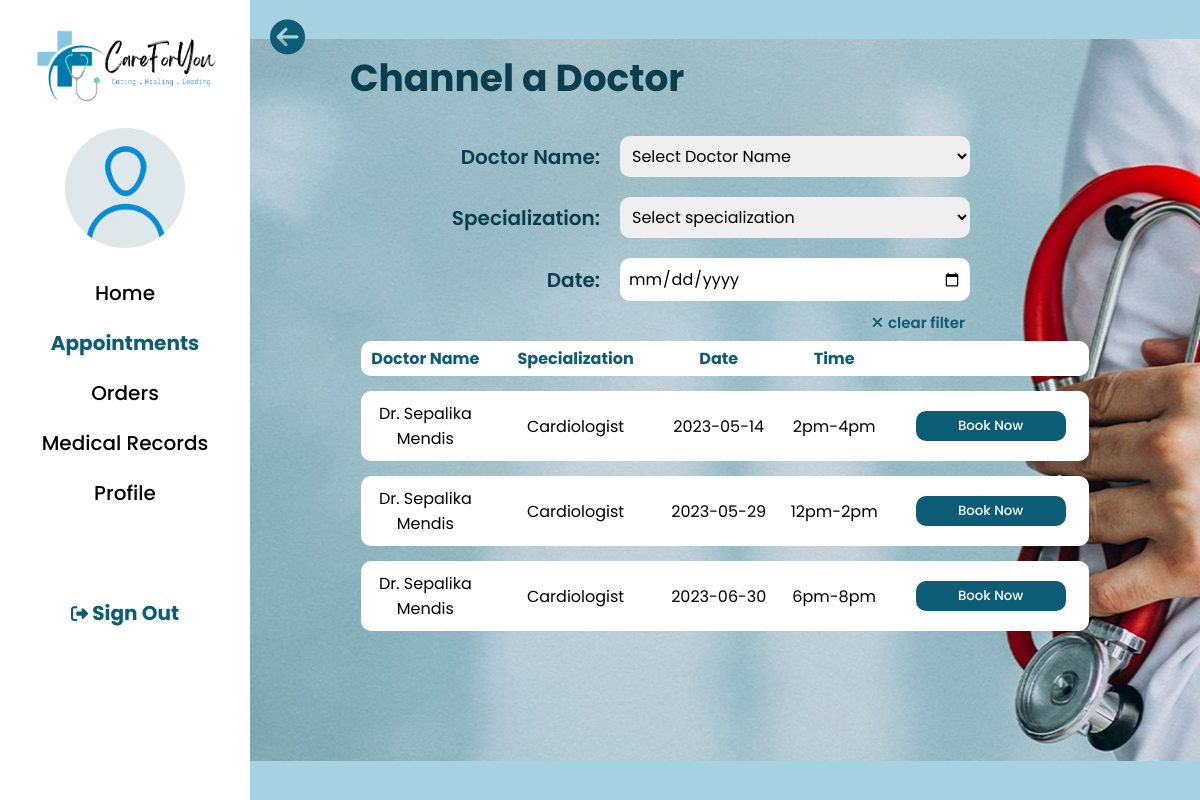
Page /patient/patient_makedocappointment.php (signed in) on the committed database.
### tables this page shows
CREATE TABLE `tbl_docsession` (
  `session_id` int(11) NOT NULL,
  `doctor_id` int(100) NOT NULL,
  `date` date NOT NULL,
  `time_slot` varchar(100) NOT NULL,
  `room_no` varchar(100) NOT NULL,
  `assistant_id` int(11) NOT NULL,
  `created_at` timestamp NOT NULL DEFAULT current_timestamp(),
  `no_of_appointment` int(11) NOT NULL DEFAULT 0,
  `status` int(11) NOT NULL DEFAULT 0
);

CREATE TABLE `tbl_doctor` (
  `doctor_id` int(100) NOT NULL,
  `doc_name` text NOT NULL,
  `contact_number` int(100) NOT NULL,
  `SLMC_number` varchar(50) NOT NULL,
  `charge` varchar(100) NOT NULL,
  `specialization` varchar(255) NOT NULL,
  `userid` varchar(10) NOT NULL,
  `nic` varchar(12) NOT NULL,
  `profile_picture` varchar(255) NOT NULL DEFAULT 'user.png'
);

### patient/patient_makedocappointment.php (the view, shortened to what this page needs)
<?php include('../config/constants.php')?>
<?php
    $sql3 = "SELECT * FROM tbl_docsession INNER JOIN tbl_doctor ON tbl_docsession.doctor_id = tbl_doctor.doctor_id";
    $result3 = mysqli_query($conn,$sql3);
?>
<!DOCTYPE html>
<html lang="en">
  <head>
    <link rel="stylesheet" href="../css/patient.css" />
  </head>
  <body>
    <div class="main-div">
      <div class="home-left">
        <div class="nav-logo">
          <a href="./patient_home.php">
            <img src="../images/logo.png" alt="logo" />
          </a>
        </div>
        <div class="profile-image">
          <img src="../images/user.png" alt="profile-image" />
        </div>
        <div class="nav-links">
          <a href="./patient_home.php">Home</a>
          <a href="./patient_appointments.php"  style="color: #0c5c75; font-weight: bold">Appointments</a>
          <a href="./patient_pharmorders.php">Orders</a>
          <a href="./patient_medicalrecords.php">Medical Records</a>
          <a href="./patient_viewprofile.php">Profile</a>
        </div>
        <div class="signout"><a href="../logout.php"><i class="fa-solid fa-right-from-bracket"></i> Sign Out </a></div>
      </div>
      <div class="home-right">
        <div class="content">
        <div class="back" onclick="location.href='patient_docappointments.php'">
          <i class="fa-solid fa-circle-arrow-left" style="font-size: 35px;"></i>
        </div>
        <div class="apt-heading"><h2>Channel a Doctor</h2></div>
        <div class="search-apt">
          <form action="#">
            <div class="search-row">
              <p class="form-text">Doctor Name:</p>
              <select id="doc_name" name="doc_name" >
                <option value="Select doctor name" selected disabled hidden>Select Doctor Name</option>
              </select>
            </div>
            <div class="search-row">
              <p class="form-text">Specialization:</p>
              <select  id="specialization-select">
                <option value="Select doctor name" selected disabled hidden>Select specialization</option>
              </select>
            </div>
            <div class="search-row">
                <p class="form-text">Date:</p>
                <input id="date-input" type="Date" class="signup-input" name="date-input"/>
            </div>
            <div class="clearfilt" style="font-size: 15px; color:#093e4e;">
              <a href="patient_makedocappointment.php">
                <i class="fa-solid fa-xmark" style="font-size: 15px;"></i>clear filter
              </a>
            </div>
          </form>
        </div>
        <div id="here">
        <table class="tbl-aptlist" >
          <thead>
              <tr>
                  <td>Doctor Name</td>
                  <td>Specialization</td>
                  <td>Date</td>
                  <td>Time</td>
                  <td></td>
              </tr>
          </thead>
          <tbody>
          <?php
                if(isset($_SESSION['output']))
                {
                  if ($_SESSION['output']==0)
                  {
                    ?>
                    <tr>
                      <td colspan="5" class="nosessiontd"><div class="nosession">No Sessions Available</div></td>
                    </tr>
                    <?php
                    unset($_SESSION['output']);
                  }
                  else
                  {
                      foreach ($_SESSION['output'] as $row3)
                      {
                      if ($row3['no_of_appointment'] < 13 && $row3['status'] == 1)
                        {
          ?>
                            <tr>
                              <td><?php echo $row3['doc_name'] ?></td>
                              <td><?php echo $row3['specialization'] ?></td>
                              <td><?php echo $row3['date'] ?></td>
                                      <?php
                                          if($row3['time_slot']==0){
                                              $time="8am-10am";
                                          }else if($row3['time_slot']==1){
                                              $time='10am-12pm';
                                          }else if($row3['time_slot']==2){
                                              $time='12pm-2pm';
                                          }else if($row3['time_slot']==3){
                                              $time='2pm-4pm';
                                          }else if($row3['time_slot']==4){
                                              $time='4pm-6pm';
                                          }else{
                                              $time='6pm-8pm';
                                          }
                                      ?>
                              <td><?php echo $time ?></td>
                              <td><a href="./patient_bookdoc1.php"><button class="book-btn"><span>Book Now</span></button></a></td>
                            </tr>
              <?php
                        }
                      }
                      unset($_SESSION['output']);
                  }
                }
                elseif($result3)
                {
              ?>
              <?php
                  while ($row3 = mysqli_fetch_array($result3))
                  {
                    if ($row3['no_of_appointment'] < 13 && $row3['status'] == 1)
                    {
              ?>
                        <tr>
                          <td><?php echo $row3['doc_name'] ?></td>
                          <td><?php echo $row3['specialization'] ?></td>
                          <td><?php echo $row3['date'] ?></td>
                                      <?php
                                          if($row3['time_slot']==0){
                                              $time="8am-10am";
                                          }else if($row3['time_slot']==1){
                                              $time='10am-12pm';
                                          }else if($row3['time_slot']==2){
                                              $time='12pm-2pm';
                                          }else if($row3['time_slot']==3){
                                              $time='2pm-4pm';
                                          }else if($row3['time_slot']==4){
                                              $time='4pm-6pm';
                                          }else{
                                              $time='6pm-8pm';
                                          }
                                      ?>
                          <td><?php echo $time ?></td>
                          <td><a href="./patient_bookdoc1.php?id=<?Php echo $row3['session_id'] ?>"><button class="book-btn"><span>Book Now</span></button></a></td>
                        </tr>
              <?php
                    }
                  }
                }
              ?>
          </tbody>
        </table>
        </div>
        </div>
      </div>
    </div>
  </body>
</html>

### css/patient.css (style rules this page uses)
* { margin: 0px; padding: 0px; box-sizing: border-box; list-style: none; text-decoration: none; font-family: 'Poppins', sans-serif; }
body { background-color: #A5D1E1; }
.back { position: fixed; color: #0D5C75; cursor: pointer; }
.main-div { display: flex; flex-direction: row; height: 100vh; width: 100%; }
.home-left { display: flex; flex-direction: column; align-items: center; background-color: white; height: 100vh; width: 250px; font-size: 20px; }
.home-right { background-image: url(../images/patientbg1.jpg); background-position: center; background-repeat: no-repeat; background-size: auto; height: 100vh; width: calc(100% - 250px); display: flex; flex-direction: column; overflow-y: scroll; padding: 20px; }
.content { position: relative; height: 100%; overflow-y: auto; }
.fa-solid { font-size: 17px; }
.nav-logo img { height: 90px; margin-top: 20px; }
.nav-links { display: flex; flex-direction: column; align-items: center; text-decoration: none; margin-top: 30px; font-weight: 500; }
.nav-links a { margin-bottom: 20px; color: black; }
a { text-decoration: none; }
.profile-image { background: #dee7ea; border-radius: 50%; height: 120px; width: 120px; margin-top: 10px; }
.profile-image img { height: 120px; width: 120px; }
.signout { margin-top: 70px; font-weight: bold }
.signout a { color: #0C5C75; }
.search-apt { display: flex; flex-direction: column; height: 270px; width: 600px; border-radius: 25px; margin: 30px 0px 0px 100px; font-size: 20px; }
.search-row { display: flex; flex-direction: row; justify-content: right; margin-bottom: 20px; color: #093e4e; font-weight: 600; align-items: center; }
.apt-heading { font-size: 25px; margin: 30px 0px 20px 80px; color: #093e4e; }
.search-row select { width: 350px; border-radius: 10px; margin-left: 20px; font-size: 16px; border: none; padding: 8px; }
.search-row input { width: 350px; margin-left: 20px; border-radius: 10px; font-size: 16px; border: none; padding: 8px; }
.tbl-aptlist { width: 80%; margin-top: -80px; margin-left:auto; margin-right:auto; border-collapse: separate; border-spacing: 0 15px; }
.tbl-aptlist { width: 80%; }
.tbl-aptlist tr { background-color: #ffffff; }
.tbl-aptlist thead td { color: #0D5C75; font-weight: 700; padding: 5px; }
.tbl-aptlist td { color: #000000; text-align: center; width: 300px; padding: 10px; padding-left: 0%; padding-right: 0%; }
.tbl-aptlist td:first-child, th:first-child { border-radius: 10px 0 0 10px; }
.tbl-aptlist td:last-child, th:last-child { border-radius: 0 10px 10px 0; }
.book-btn { border-radius: 10px; background-color: #0D5C75; border: none; color: #FFFFFF; text-align: center; padding: 5px; width: 150px; transition: all 0.5s; cursor: pointer; margin: 5px; font-weight: 500; }
.book-btn span { cursor: pointer; display: inline-block; position: relative; transition: 0.5s; }
.book-btn span:after { content: '\00bb'; position: absolute; opacity: 0; top: 0; right: -20px; transition: 0.5s; }
.clearfilt { display: flex; flex-direction: row; align-items: center; justify-content: right; margin-top: -10px; margin-right: 5px; font-size: 10px; font-weight: 550; color: #0d5c75; }
.clearfilt i { margin-right: 5px; }
.clearfilt a { color: #0d5c75; }

### rows in the picture
tbl_docsession: doctor.doc_name "Dr. Sepalika Mendis", doctor.specialization "Cardiologist", date "2023-05-14", time_slot "2pm-4pm"
tbl_docsession: doctor.doc_name "Dr. Sepalika Mendis", doctor.specialization "Cardiologist", date "2023-05-29", time_slot "12pm-2pm"
tbl_docsession: doctor.doc_name "Dr. Sepalika Mendis", doctor.specialization "Cardiologist", date "2023-06-30", time_slot "6pm-8pm"
